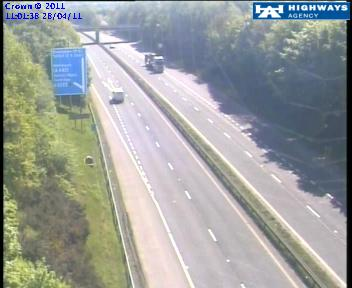
%> input picture Img11.jpg, 352 x 288 px
$ octave main.m   (GNU Octave 9; MATLAB toolbox functions it lacks are replaced by stand-ins)
%> lines starting %> are read from the running program, lines starting %| are printed output that depends on the picture; long printed decimals are rounded
### compute_shift.m
function [z_shift,y_shift]=compute_shift(image1,image2,plot_flags)
%> called with image1 = 'img11.jpg', image2 = 'img22.jpg', plot_flags = 1

%read in first awesome grapefruit pic
I1 = imread(image1);
%> I1 is the input picture: size 288x352x3 uint8; mean R, G, B 155.7, 159.3, 157
r1 = sum(I1,1);
c1 = sum(I1,2);

%read in second awesome grapefruit pic
I2 = imread(image2);
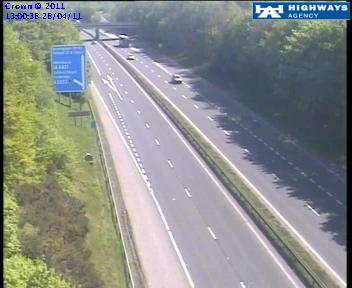
%> input picture Img22.jpg, 352 x 288 px
%> I2 is the input picture: size 288x352x3 uint8; mean R, G, B 138.3, 142.3, 139.5
r2 = sum(I2,1);
c2 = sum(I2,2);

%generate Hamming Window
hamming_r1 = hamming(length(r1));
hamming_c1 = hamming(length(c1));
hamming_r2 = hamming(length(r2));
hamming_c2 = hamming(length(c2));

hamming_r1 = hamming_r1';
hamming_r2 = hamming_r2';

window_r1 = r1.*hamming_r1;
window_r2 = r2.*hamming_r2;
window_c1 = c1.*hamming_c1;
window_c2 = c2.*hamming_c2;

% [7 lines of commented-out code are left out]
fft_r1 = fft(window_r1);
fft_r2 = fft(window_r2);
fft_c1 = fft(window_c1);
fft_c2 = fft(window_c2);

%normalize vector to obtain row phase correlation
row_correlation = (fft_r1.*conj(fft_r2))./abs(fft_r1.*conj(fft_r2));
col_correlation = (fft_c1.*conj(fft_c2))./abs(fft_c1.*conj(fft_c2));

%shift signal and find stop/end point of slope measurement
% row_corr_original = row_correlation;
row_correlation = fftshift(row_correlation);
[start_point_row,end_point_row] = find_boundaries(image1,image2,row_correlation,plot_flags,1);
%> in find_boundaries, `threshold = mean(abs(diff(angle(data))));`: threshold = [0.868 0.799 0.768]
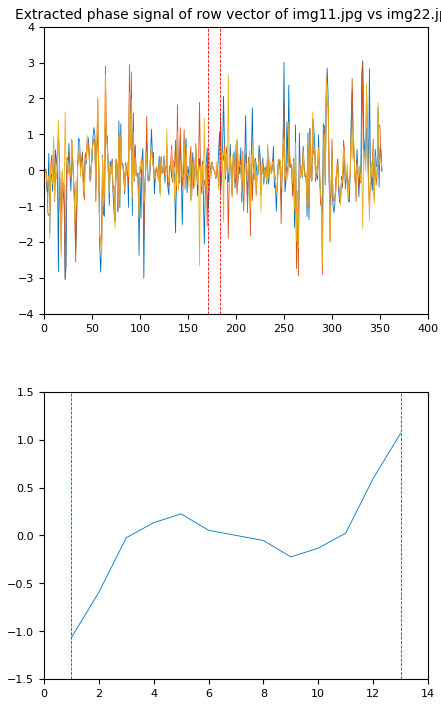
%> figure redrawn from the program's plot data, 2 panels; panel 1: curve peaks at x = 332, y = 3.03; panel 1: curve peaks at x = 332, y = 3.05; panel 1: curve peaks at x = 64, y = 2.65; panel 2: curve peaks at x = 13, y = 1.07
%> start_point_row = 171; end_point_row = 183
extracted_row_corr = row_correlation(start_point_row:end_point_row);

% col_corr_original = col_correlation;
col_correlation = fftshift(col_correlation);
[start_point_col,end_point_col] = find_boundaries(image1,image2,col_correlation,plot_flags,0);
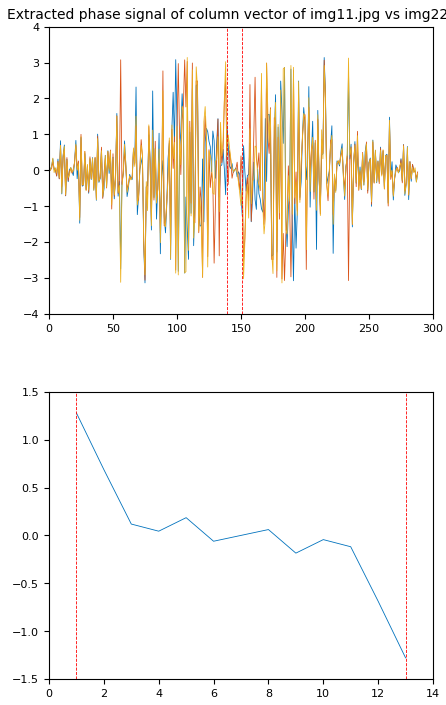
%> figure redrawn from the program's plot data, 2 panels; panel 1: curve peaks at x = 215, y = 3.14; panel 1: curve peaks at x = 56, y = 3.07; panel 1: curve peaks at x = 108, y = 3.14; panel 2: curve peaks at x = 1, y = 1.28
%> start_point_col = 139; end_point_col = 151
extracted_col_corr = col_correlation(start_point_col:end_point_col);

%find slope
p_row = polyfit(1:length(extracted_row_corr),angle(extracted_row_corr),1);
%> p_row = [0.0941 -0.659]
p_col = polyfit([1:length(extracted_col_corr)]',angle(extracted_col_corr),1);
%> p_col = [-0.132 0.925]

if plot_flags
    figure;
    subplot(211)
    hold on
    plot(angle(extracted_row_corr))
    plot([1 end_point_row-start_point_row+1],p_row(1).*[1 end_point_row-start_point_row+1]+p_row(2))
    title(['Linear Fit for Extracted Row Phase Signal of ' image1 ' vs ' image2])
    hold off
    subplot(212)
    hold on
    plot(angle(extracted_col_corr))
    plot([1 end_point_col-start_point_col+1],p_col(1).*[1 end_point_col-start_point_col+1]+p_col(2))
    title(['Linear Fit for Extracted Column Phase Signal of ' image1 ' vs ' image2])
    hold off
end
scale_factor = -256/(2*pi);
y_shift = p_row(1)*scale_factor;
%> y_shift = -3.83
z_shift = p_col(1)*scale_factor;
%> z_shift = 5.39

fprintf('%s and %s\n    computed offset:\n    z = %f, y = %f\n',image1,image2,z_shift,y_shift)
%| img11.jpg and img22.jpg
%|     computed offset:
%|     z = 5.385, y = -3.834

%find percent error
% [error_z,error_y]=find_error(image1,image2,z_shift,y_shift);

end

### find_boundaries.m
function [start_point,end_point] = find_boundaries(image1,image2,data,plot_flags,type)

if type
    name = 'row';
else
    name = 'column';
end

signal_center = length(data)/2;
threshold = mean(abs(diff(angle(data))));

%find start point
for k = signal_center:-1:2
    if(abs(angle(data(k-1)) - angle(data(k))) > threshold)
        start_point = k;
        break;
    end
end

%find end point
for k = signal_center:length(data)-1
    if(abs(angle(data(k+1)) - angle(data(k))) > threshold)
        end_point = k;
        break;
    end
end

if plot_flags
    figure;
    subplot(211)
    plot(angle(data))
    ylimits = get(gca,'ylim');
    line([start_point start_point],[ylimits(1) ylimits(2)],'Color','r','LineStyle','--')
    line([end_point end_point],[ylimits(1) ylimits(2)],'Color','r','LineStyle','--')
    title(['Extracted phase signal of ' name ' vector of ' image1 ' vs ' image2])
    subplot(212)
    plot(angle(data(start_point:end_point)))
    ylimits = get(gca,'ylim');
    line([1 1],[ylimits(1) ylimits(2)],'Color','r','LineStyle','--')
    line([end_point-start_point+1 end_point-start_point+1],[ylimits(1) ylimits(2)],'Color','r','LineStyle','--')
end
end

### main.m
%dependencies: compute_shift.m, find_boundaries.m, find_error.m
clc;
close all;
clear all;

plot_flags = 1; %0 to supress plot output, if 1 will generate ~30 plots of windowed phase signal and linear fit

image_set = {'img11.jpg','img22.jpg'};
% error_avg_z = zeros(1,factorial(length(image_set))/(2*factorial(length(image_set)-2)));
% error_avg_y = zeros(1,factorial(length(image_set))/(2*factorial(length(image_set)-2)));
% counter = 1;
for j = 1:length(image_set)-1
    for k = j+1:length(image_set)
        [~,~]=compute_shift(image_set{j},image_set{k},plot_flags);
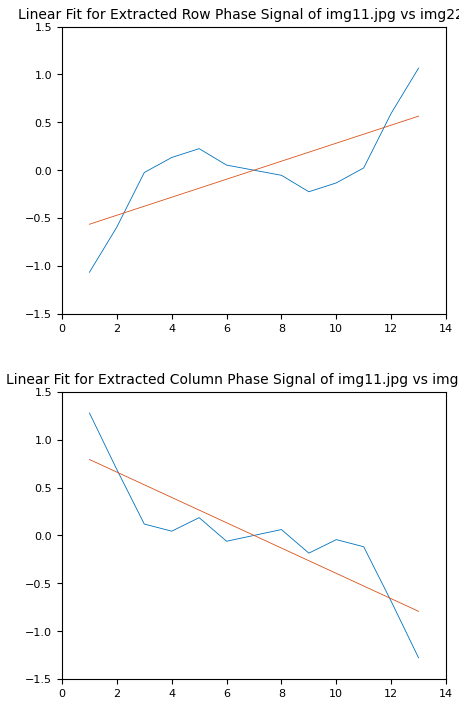
%> figure redrawn from the program's plot data, 2 panels; panel 1: curve peaks at x = 13, y = 1.07; panel 2: curve peaks at x = 1, y = 1.28

    end
end
